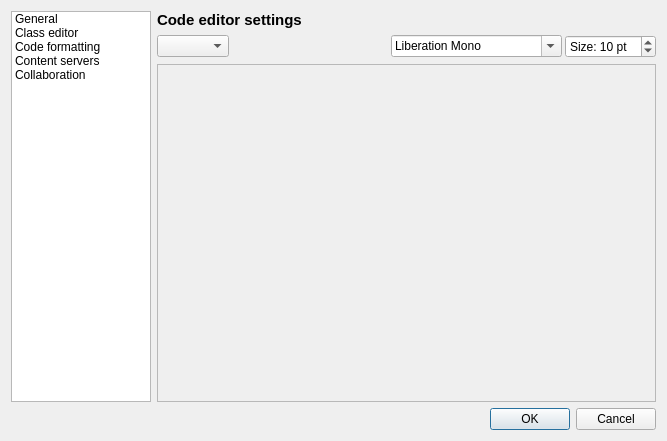
<?xml version="1.0" encoding="UTF-8"?>
<ui version="4.0">
 <class>SettingsWindow</class>
 <widget class="QDialog" name="SettingsWindow">
  <property name="geometry">
   <rect>
    <x>0</x>
    <y>0</y>
    <width>667</width>
    <height>440</height>
   </rect>
  </property>
  <property name="windowTitle">
   <string>piGameCreator settings</string>
  </property>
  <property name="windowIcon">
   <iconset>
    <normaloff>:/resources/RES/ffficons/cog_edit.png</normaloff>:/resources/RES/ffficons/cog_edit.png</iconset>
  </property>
  <layout class="QGridLayout" name="gridLayout_2">
   <item row="0" column="0">
    <widget class="QListWidget" name="leftListWidget">
     <property name="sizePolicy">
      <sizepolicy hsizetype="Fixed" vsizetype="Expanding">
       <horstretch>0</horstretch>
       <verstretch>0</verstretch>
      </sizepolicy>
     </property>
     <property name="maximumSize">
      <size>
       <width>140</width>
       <height>16777215</height>
      </size>
     </property>
     <property name="iconSize">
      <size>
       <width>16</width>
       <height>16</height>
      </size>
     </property>
     <property name="currentRow">
      <number>-1</number>
     </property>
     <item>
      <property name="text">
       <string>General</string>
      </property>
      <property name="icon">
       <iconset>
        <normaloff>:/resources/RES/ffficons/application_form.png</normaloff>:/resources/RES/ffficons/application_form.png</iconset>
      </property>
      <property name="flags">
       <set>ItemIsSelectable|ItemIsUserCheckable|ItemIsEnabled</set>
      </property>
     </item>
     <item>
      <property name="text">
       <string>Class editor</string>
      </property>
      <property name="icon">
       <iconset>
        <normaloff>:/resources/RES/ffficons/brick.png</normaloff>:/resources/RES/ffficons/brick.png</iconset>
      </property>
      <property name="flags">
       <set>ItemIsSelectable|ItemIsUserCheckable|ItemIsEnabled</set>
      </property>
     </item>
     <item>
      <property name="text">
       <string>Code formatting</string>
      </property>
      <property name="icon">
       <iconset>
        <normaloff>:/resources/RES/ffficons/paintcan.png</normaloff>:/resources/RES/ffficons/paintcan.png</iconset>
      </property>
      <property name="flags">
       <set>ItemIsSelectable|ItemIsUserCheckable|ItemIsEnabled</set>
      </property>
     </item>
     <item>
      <property name="text">
       <string>Content servers</string>
      </property>
      <property name="icon">
       <iconset>
        <normaloff>:/resources/RES/ffficons/server_connect.png</normaloff>:/resources/RES/ffficons/server_connect.png</iconset>
      </property>
      <property name="flags">
       <set>ItemIsSelectable|ItemIsUserCheckable|ItemIsEnabled</set>
      </property>
     </item>
     <item>
      <property name="text">
       <string>Collaboration</string>
      </property>
      <property name="icon">
       <iconset>
        <normaloff>:/resources/RES/ffficons/group.png</normaloff>:/resources/RES/ffficons/group.png</iconset>
      </property>
      <property name="flags">
       <set>ItemIsSelectable|ItemIsUserCheckable|ItemIsEnabled</set>
      </property>
     </item>
    </widget>
   </item>
   <item row="0" column="1">
    <widget class="QStackedWidget" name="stackedWidget">
     <property name="currentIndex">
      <number>2</number>
     </property>
     <widget class="QWidget" name="cfgGeneral">
      <layout class="QVBoxLayout" name="verticalLayout">
       <property name="margin">
        <number>1</number>
       </property>
       <item>
        <widget class="QLabel" name="titleLabel">
         <property name="sizePolicy">
          <sizepolicy hsizetype="Expanding" vsizetype="Fixed">
           <horstretch>0</horstretch>
           <verstretch>0</verstretch>
          </sizepolicy>
         </property>
         <property name="font">
          <font>
           <pointsize>11</pointsize>
           <weight>75</weight>
           <bold>true</bold>
          </font>
         </property>
         <property name="text">
          <string>General settings</string>
         </property>
        </widget>
       </item>
       <item>
        <spacer name="verticalSpacer">
         <property name="orientation">
          <enum>Qt::Vertical</enum>
         </property>
         <property name="sizeHint" stdset="0">
          <size>
           <width>20</width>
           <height>40</height>
          </size>
         </property>
        </spacer>
       </item>
      </layout>
     </widget>
     <widget class="QWidget" name="cfgClassEditor">
      <layout class="QVBoxLayout" name="verticalLayout_4">
       <property name="spacing">
        <number>3</number>
       </property>
       <property name="margin">
        <number>1</number>
       </property>
       <item>
        <widget class="QLabel" name="titleLabel_4">
         <property name="sizePolicy">
          <sizepolicy hsizetype="Expanding" vsizetype="Fixed">
           <horstretch>0</horstretch>
           <verstretch>0</verstretch>
          </sizepolicy>
         </property>
         <property name="font">
          <font>
           <pointsize>11</pointsize>
           <weight>75</weight>
           <bold>true</bold>
          </font>
         </property>
         <property name="text">
          <string>Class editor settings</string>
         </property>
        </widget>
       </item>
       <item>
        <widget class="QGroupBox" name="groupBox_2">
         <property name="title">
          <string>Behavior</string>
         </property>
         <property name="flat">
          <bool>true</bool>
         </property>
         <layout class="QVBoxLayout" name="verticalLayout_12">
          <property name="spacing">
           <number>3</number>
          </property>
          <property name="margin">
           <number>3</number>
          </property>
          <item>
           <widget class="QCheckBox" name="EnableCodeCompletion">
            <property name="text">
             <string>Enable Code completion</string>
            </property>
            <property name="checked">
             <bool>true</bool>
            </property>
           </widget>
          </item>
          <item>
           <widget class="QCheckBox" name="WarnForSyntaxErrorsOnSave">
            <property name="text">
             <string>Warn for syntax errors on save</string>
            </property>
            <property name="checked">
             <bool>true</bool>
            </property>
           </widget>
          </item>
          <item>
           <widget class="QCheckBox" name="AskToDeclareUnknownVars">
            <property name="text">
             <string>Ask to declare unknown variables on save</string>
            </property>
            <property name="checked">
             <bool>true</bool>
            </property>
           </widget>
          </item>
         </layout>
        </widget>
       </item>
       <item>
        <widget class="QGroupBox" name="groupBox">
         <property name="title">
          <string>Code editor</string>
         </property>
         <property name="flat">
          <bool>true</bool>
         </property>
         <layout class="QVBoxLayout" name="verticalLayout_14">
          <property name="spacing">
           <number>3</number>
          </property>
          <property name="margin">
           <number>3</number>
          </property>
          <item>
           <layout class="QHBoxLayout" name="horizontalLayout_9">
            <property name="spacing">
             <number>3</number>
            </property>
            <item>
             <widget class="QCheckBox" name="AutoIndentCode">
              <property name="sizePolicy">
               <sizepolicy hsizetype="Expanding" vsizetype="Fixed">
                <horstretch>0</horstretch>
                <verstretch>0</verstretch>
               </sizepolicy>
              </property>
              <property name="text">
               <string>Auto indent code</string>
              </property>
              <property name="checked">
               <bool>true</bool>
              </property>
             </widget>
            </item>
            <item>
             <widget class="QLabel" name="label_2">
              <property name="sizePolicy">
               <sizepolicy hsizetype="Fixed" vsizetype="Preferred">
                <horstretch>0</horstretch>
                <verstretch>0</verstretch>
               </sizepolicy>
              </property>
              <property name="text">
               <string>Tab size:</string>
              </property>
             </widget>
            </item>
            <item>
             <widget class="QSpinBox" name="TabSize">
              <property name="sizePolicy">
               <sizepolicy hsizetype="Fixed" vsizetype="Fixed">
                <horstretch>0</horstretch>
                <verstretch>0</verstretch>
               </sizepolicy>
              </property>
              <property name="value">
               <number>4</number>
              </property>
             </widget>
            </item>
            <item>
             <widget class="QLabel" name="label_3">
              <property name="sizePolicy">
               <sizepolicy hsizetype="Fixed" vsizetype="Preferred">
                <horstretch>0</horstretch>
                <verstretch>0</verstretch>
               </sizepolicy>
              </property>
              <property name="text">
               <string>chars</string>
              </property>
             </widget>
            </item>
           </layout>
          </item>
          <item>
           <widget class="QCheckBox" name="BackSpaceFollowsIndentation">
            <property name="text">
             <string>Backspace follows indentation</string>
            </property>
            <property name="checked">
             <bool>true</bool>
            </property>
           </widget>
          </item>
          <item>
           <widget class="QCheckBox" name="AllowCursorEveryWhere">
            <property name="text">
             <string>Allow cursor positioning everywhere</string>
            </property>
           </widget>
          </item>
          <item>
           <layout class="QHBoxLayout" name="horizontalLayout_7">
            <item>
             <widget class="QLabel" name="label">
              <property name="sizePolicy">
               <sizepolicy hsizetype="Fixed" vsizetype="Preferred">
                <horstretch>0</horstretch>
                <verstretch>0</verstretch>
               </sizepolicy>
              </property>
              <property name="text">
               <string>Auto close:</string>
              </property>
             </widget>
            </item>
            <item>
             <widget class="QCheckBox" name="brackets">
              <property name="sizePolicy">
               <sizepolicy hsizetype="Fixed" vsizetype="Fixed">
                <horstretch>0</horstretch>
                <verstretch>0</verstretch>
               </sizepolicy>
              </property>
              <property name="text">
               <string>( )</string>
              </property>
              <property name="checked">
               <bool>true</bool>
              </property>
             </widget>
            </item>
            <item>
             <widget class="QCheckBox" name="squarebrackets">
              <property name="sizePolicy">
               <sizepolicy hsizetype="Fixed" vsizetype="Fixed">
                <horstretch>0</horstretch>
                <verstretch>0</verstretch>
               </sizepolicy>
              </property>
              <property name="text">
               <string>[ ]</string>
              </property>
              <property name="checked">
               <bool>true</bool>
              </property>
             </widget>
            </item>
            <item>
             <widget class="QCheckBox" name="curlybrackets">
              <property name="sizePolicy">
               <sizepolicy hsizetype="Fixed" vsizetype="Fixed">
                <horstretch>0</horstretch>
                <verstretch>0</verstretch>
               </sizepolicy>
              </property>
              <property name="text">
               <string>{ }</string>
              </property>
              <property name="checked">
               <bool>true</bool>
              </property>
             </widget>
            </item>
            <item>
             <widget class="QCheckBox" name="quotes">
              <property name="sizePolicy">
               <sizepolicy hsizetype="Fixed" vsizetype="Fixed">
                <horstretch>0</horstretch>
                <verstretch>0</verstretch>
               </sizepolicy>
              </property>
              <property name="text">
               <string>&quot; and '</string>
              </property>
              <property name="checked">
               <bool>true</bool>
              </property>
             </widget>
            </item>
            <item>
             <widget class="QCheckBox" name="comments">
              <property name="sizePolicy">
               <sizepolicy hsizetype="Expanding" vsizetype="Fixed">
                <horstretch>0</horstretch>
                <verstretch>0</verstretch>
               </sizepolicy>
              </property>
              <property name="text">
               <string>/* */</string>
              </property>
              <property name="checked">
               <bool>true</bool>
              </property>
             </widget>
            </item>
           </layout>
          </item>
         </layout>
        </widget>
       </item>
       <item>
        <widget class="QGroupBox" name="groupBox_3">
         <property name="title">
          <string>Function library</string>
         </property>
         <property name="flat">
          <bool>true</bool>
         </property>
         <layout class="QVBoxLayout" name="verticalLayout_13">
          <property name="spacing">
           <number>6</number>
          </property>
          <property name="margin">
           <number>3</number>
          </property>
          <item>
           <widget class="QLabel" name="label_4">
            <property name="text">
             <string>When functon is used from:</string>
            </property>
           </widget>
          </item>
          <item>
           <widget class="QFrame" name="frame">
            <property name="sizePolicy">
             <sizepolicy hsizetype="Preferred" vsizetype="Fixed">
              <horstretch>0</horstretch>
              <verstretch>0</verstretch>
             </sizepolicy>
            </property>
            <property name="frameShape">
             <enum>QFrame::StyledPanel</enum>
            </property>
            <property name="frameShadow">
             <enum>QFrame::Raised</enum>
            </property>
            <layout class="QHBoxLayout" name="horizontalLayout_12">
             <property name="margin">
              <number>0</number>
             </property>
             <item>
              <widget class="QGroupBox" name="groupBox_4">
               <property name="title">
                <string>The Library</string>
               </property>
               <layout class="QVBoxLayout" name="verticalLayout_17">
                <property name="spacing">
                 <number>3</number>
                </property>
                <property name="sizeConstraint">
                 <enum>QLayout::SetDefaultConstraint</enum>
                </property>
                <property name="margin">
                 <number>3</number>
                </property>
                <item>
                 <widget class="QRadioButton" name="libAskArgs">
                  <property name="text">
                   <string>Ask for agruments</string>
                  </property>
                  <property name="checked">
                   <bool>true</bool>
                  </property>
                 </widget>
                </item>
                <item>
                 <widget class="QRadioButton" name="libWriteSig">
                  <property name="sizePolicy">
                   <sizepolicy hsizetype="Minimum" vsizetype="Fixed">
                    <horstretch>0</horstretch>
                    <verstretch>0</verstretch>
                   </sizepolicy>
                  </property>
                  <property name="text">
                   <string>Write signature</string>
                  </property>
                 </widget>
                </item>
                <item>
                 <spacer name="verticalSpacer_5">
                  <property name="orientation">
                   <enum>Qt::Vertical</enum>
                  </property>
                  <property name="sizeHint" stdset="0">
                   <size>
                    <width>20</width>
                    <height>0</height>
                   </size>
                  </property>
                 </spacer>
                </item>
               </layout>
              </widget>
             </item>
             <item>
              <widget class="QGroupBox" name="groupBox_5">
               <property name="title">
                <string>The Code Completer</string>
               </property>
               <layout class="QVBoxLayout" name="verticalLayout_18">
                <property name="spacing">
                 <number>3</number>
                </property>
                <property name="margin">
                 <number>3</number>
                </property>
                <item>
                 <widget class="QRadioButton" name="ccAsk">
                  <property name="text">
                   <string>Ask for agruments</string>
                  </property>
                 </widget>
                </item>
                <item>
                 <widget class="QRadioButton" name="ccWriteSig">
                  <property name="text">
                   <string>Write signature</string>
                  </property>
                  <property name="checked">
                   <bool>false</bool>
                  </property>
                 </widget>
                </item>
                <item>
                 <widget class="QRadioButton" name="ccShowSig">
                  <property name="text">
                   <string>Show signature</string>
                  </property>
                  <property name="checked">
                   <bool>true</bool>
                  </property>
                 </widget>
                </item>
               </layout>
              </widget>
             </item>
             <item>
              <widget class="QGroupBox" name="groupBox_6">
               <property name="title">
                <string>Completed manually</string>
               </property>
               <layout class="QVBoxLayout" name="verticalLayout_20">
                <property name="spacing">
                 <number>3</number>
                </property>
                <property name="margin">
                 <number>3</number>
                </property>
                <item>
                 <widget class="QRadioButton" name="cmWriteSig">
                  <property name="text">
                   <string>Write signature</string>
                  </property>
                 </widget>
                </item>
                <item>
                 <widget class="QRadioButton" name="cmShowSig">
                  <property name="text">
                   <string>Show signature</string>
                  </property>
                  <property name="checked">
                   <bool>true</bool>
                  </property>
                 </widget>
                </item>
                <item>
                 <spacer name="verticalSpacer_8">
                  <property name="orientation">
                   <enum>Qt::Vertical</enum>
                  </property>
                  <property name="sizeHint" stdset="0">
                   <size>
                    <width>20</width>
                    <height>0</height>
                   </size>
                  </property>
                 </spacer>
                </item>
               </layout>
              </widget>
             </item>
            </layout>
           </widget>
          </item>
          <item>
           <spacer name="verticalSpacer_4">
            <property name="orientation">
             <enum>Qt::Vertical</enum>
            </property>
            <property name="sizeHint" stdset="0">
             <size>
              <width>20</width>
              <height>0</height>
             </size>
            </property>
           </spacer>
          </item>
         </layout>
        </widget>
       </item>
      </layout>
     </widget>
     <widget class="QWidget" name="cfgCodeFormatting">
      <layout class="QGridLayout" name="gridLayout">
       <property name="margin">
        <number>0</number>
       </property>
       <item row="0" column="0">
        <widget class="QLabel" name="titleLabel_5">
         <property name="sizePolicy">
          <sizepolicy hsizetype="Expanding" vsizetype="Fixed">
           <horstretch>0</horstretch>
           <verstretch>0</verstretch>
          </sizepolicy>
         </property>
         <property name="font">
          <font>
           <pointsize>11</pointsize>
           <weight>75</weight>
           <bold>true</bold>
          </font>
         </property>
         <property name="text">
          <string>Code editor settings</string>
         </property>
         <property name="alignment">
          <set>Qt::AlignLeading|Qt::AlignLeft|Qt::AlignTop</set>
         </property>
        </widget>
       </item>
       <item row="1" column="0" colspan="2">
        <layout class="QHBoxLayout" name="horizontalLayout_3">
         <property name="spacing">
          <number>3</number>
         </property>
         <item>
          <widget class="QComboBox" name="themeComboBox"/>
         </item>
         <item>
          <spacer name="horizontalSpacer">
           <property name="orientation">
            <enum>Qt::Horizontal</enum>
           </property>
           <property name="sizeHint" stdset="0">
            <size>
             <width>40</width>
             <height>20</height>
            </size>
           </property>
          </spacer>
         </item>
         <item>
          <widget class="QFontComboBox" name="editorFontComboBox">
           <property name="sizePolicy">
            <sizepolicy hsizetype="Fixed" vsizetype="Fixed">
             <horstretch>0</horstretch>
             <verstretch>0</verstretch>
            </sizepolicy>
           </property>
           <property name="toolTip">
            <string>Font face</string>
           </property>
           <property name="fontFilters">
            <set>QFontComboBox::MonospacedFonts</set>
           </property>
           <property name="currentFont">
            <font>
             <family>Courier New</family>
             <pointsize>10</pointsize>
            </font>
           </property>
          </widget>
         </item>
         <item>
          <widget class="QSpinBox" name="fontSize">
           <property name="sizePolicy">
            <sizepolicy hsizetype="Fixed" vsizetype="Fixed">
             <horstretch>0</horstretch>
             <verstretch>0</verstretch>
            </sizepolicy>
           </property>
           <property name="toolTip">
            <string>Font size</string>
           </property>
           <property name="suffix">
            <string> pt</string>
           </property>
           <property name="prefix">
            <string>Size: </string>
           </property>
           <property name="minimum">
            <number>4</number>
           </property>
           <property name="maximum">
            <number>100</number>
           </property>
           <property name="value">
            <number>10</number>
           </property>
          </widget>
         </item>
        </layout>
       </item>
       <item row="2" column="0" colspan="2">
        <widget class="QFrame" name="codeEditorWidget">
         <property name="sizePolicy">
          <sizepolicy hsizetype="Expanding" vsizetype="Expanding">
           <horstretch>0</horstretch>
           <verstretch>0</verstretch>
          </sizepolicy>
         </property>
         <property name="frameShape">
          <enum>QFrame::StyledPanel</enum>
         </property>
         <property name="frameShadow">
          <enum>QFrame::Sunken</enum>
         </property>
         <layout class="QVBoxLayout" name="verticalLayout_10">
          <property name="spacing">
           <number>0</number>
          </property>
          <property name="margin">
           <number>0</number>
          </property>
         </layout>
        </widget>
       </item>
      </layout>
     </widget>
     <widget class="QWidget" name="cfgContentServers">
      <layout class="QVBoxLayout" name="verticalLayout_6">
       <property name="margin">
        <number>1</number>
       </property>
       <item>
        <widget class="QLabel" name="titleLabel_6">
         <property name="sizePolicy">
          <sizepolicy hsizetype="Expanding" vsizetype="Fixed">
           <horstretch>0</horstretch>
           <verstretch>0</verstretch>
          </sizepolicy>
         </property>
         <property name="font">
          <font>
           <pointsize>11</pointsize>
           <weight>75</weight>
           <bold>true</bold>
          </font>
         </property>
         <property name="text">
          <string>Content servers</string>
         </property>
        </widget>
       </item>
       <item>
        <spacer name="verticalSpacer_6">
         <property name="orientation">
          <enum>Qt::Vertical</enum>
         </property>
         <property name="sizeHint" stdset="0">
          <size>
           <width>20</width>
           <height>281</height>
          </size>
         </property>
        </spacer>
       </item>
      </layout>
     </widget>
     <widget class="QWidget" name="cfgCollaboration">
      <layout class="QVBoxLayout" name="verticalLayout_7">
       <property name="margin">
        <number>1</number>
       </property>
       <item>
        <widget class="QLabel" name="titleLabel_7">
         <property name="sizePolicy">
          <sizepolicy hsizetype="Expanding" vsizetype="Fixed">
           <horstretch>0</horstretch>
           <verstretch>0</verstretch>
          </sizepolicy>
         </property>
         <property name="font">
          <font>
           <pointsize>11</pointsize>
           <weight>75</weight>
           <bold>true</bold>
          </font>
         </property>
         <property name="text">
          <string>Collaboration options</string>
         </property>
        </widget>
       </item>
       <item>
        <spacer name="verticalSpacer_7">
         <property name="orientation">
          <enum>Qt::Vertical</enum>
         </property>
         <property name="sizeHint" stdset="0">
          <size>
           <width>20</width>
           <height>281</height>
          </size>
         </property>
        </spacer>
       </item>
      </layout>
     </widget>
    </widget>
   </item>
   <item row="1" column="0" colspan="2">
    <widget class="QDialogButtonBox" name="buttonBox">
     <property name="orientation">
      <enum>Qt::Horizontal</enum>
     </property>
     <property name="standardButtons">
      <set>QDialogButtonBox::Cancel|QDialogButtonBox::Ok</set>
     </property>
     <property name="centerButtons">
      <bool>false</bool>
     </property>
    </widget>
   </item>
  </layout>
 </widget>
 <resources/>
 <connections>
  <connection>
   <sender>buttonBox</sender>
   <signal>accepted()</signal>
   <receiver>SettingsWindow</receiver>
   <slot>accept()</slot>
   <hints>
    <hint type="sourcelabel">
     <x>266</x>
     <y>430</y>
    </hint>
    <hint type="destinationlabel">
     <x>157</x>
     <y>274</y>
    </hint>
   </hints>
  </connection>
  <connection>
   <sender>buttonBox</sender>
   <signal>rejected()</signal>
   <receiver>SettingsWindow</receiver>
   <slot>reject()</slot>
   <hints>
    <hint type="sourcelabel">
     <x>334</x>
     <y>430</y>
    </hint>
    <hint type="destinationlabel">
     <x>286</x>
     <y>274</y>
    </hint>
   </hints>
  </connection>
 </connections>
</ui>
